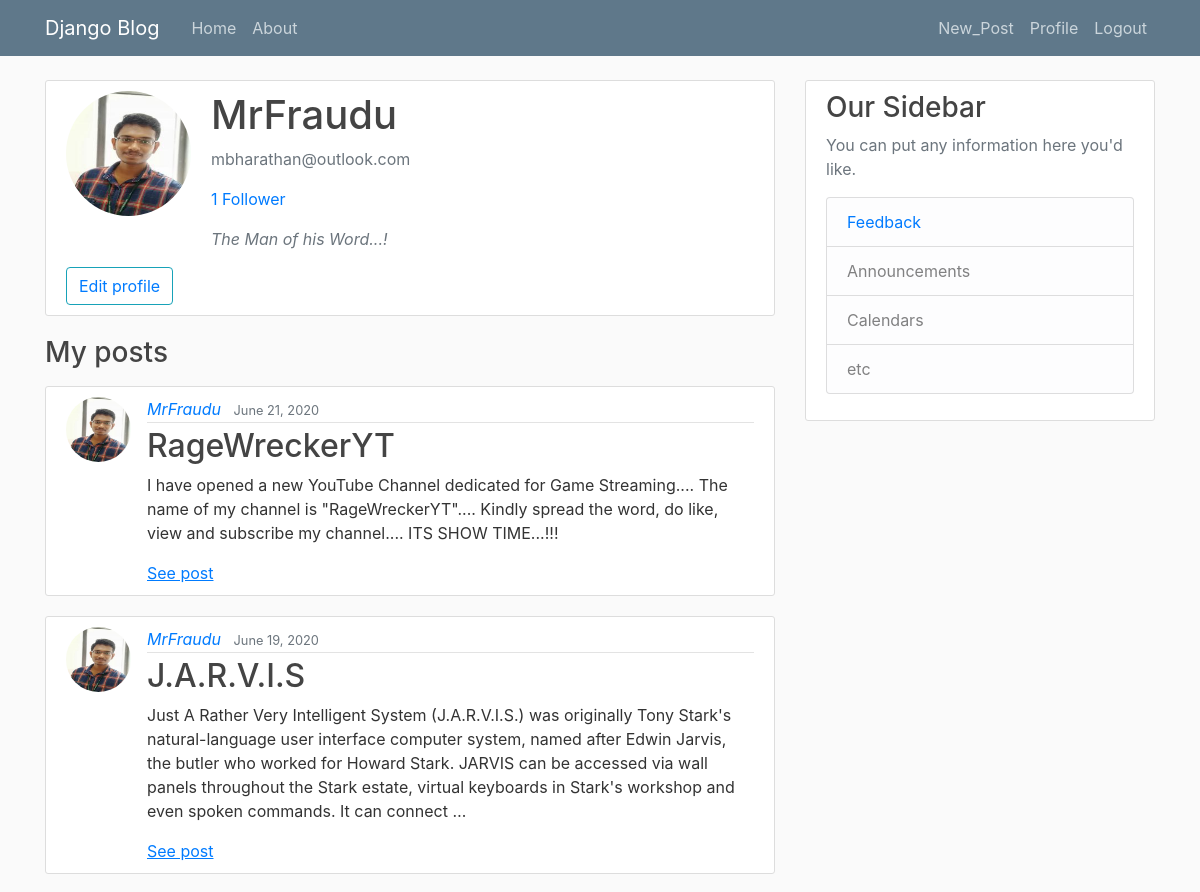
Before: /user-profile/ (signed in, upper part) with the older database file.
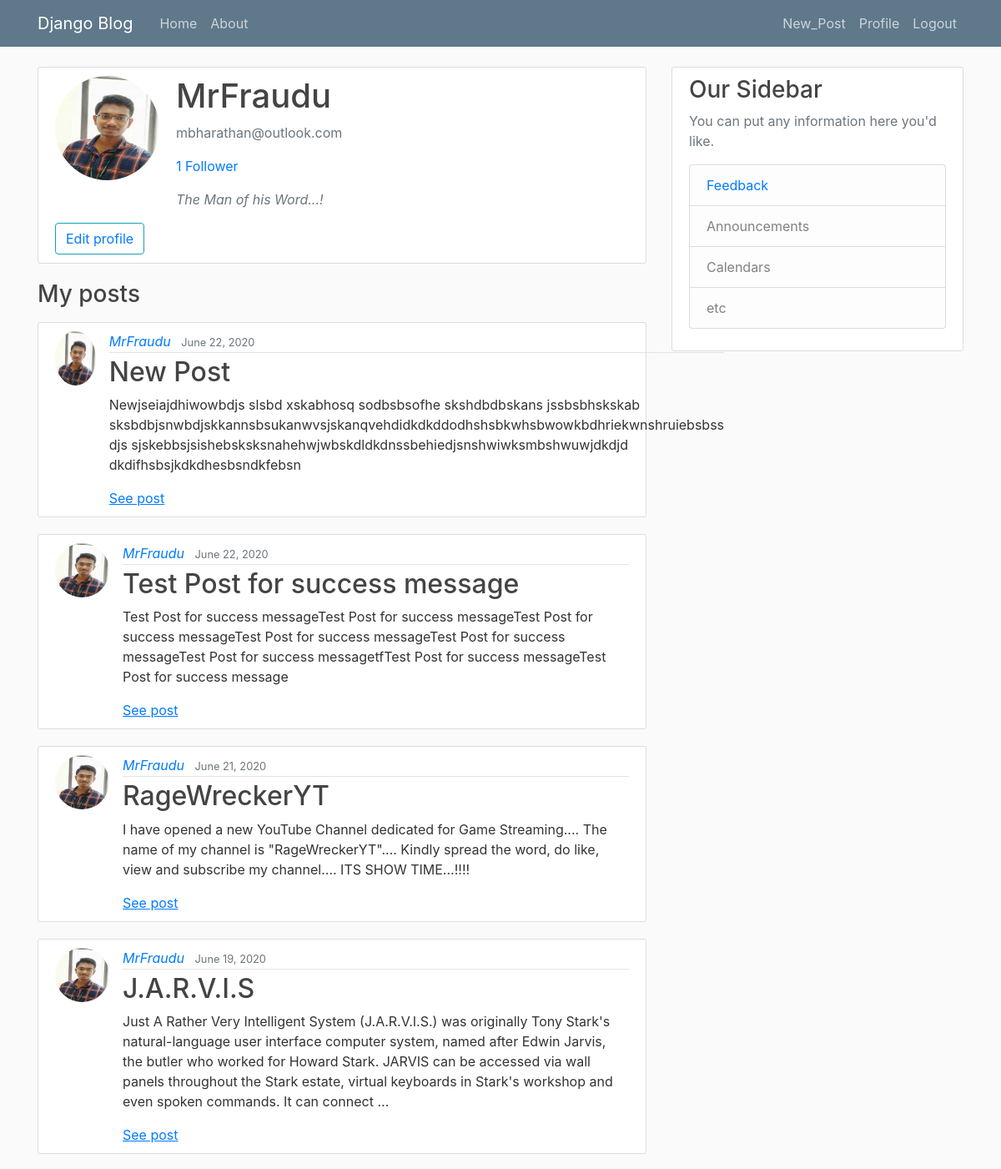
After: the same page with the newer database file.
### users/models.py (models this page shows, shortened)
class Profile(models.Model):
    user = models.OneToOneField(User, on_delete=models.CASCADE)
    followed = models.ManyToManyField(User, default=None, blank=True, related_name = 'followed')
    bio = models.TextField(default='')
    image = models.ImageField(default='default.jpg', upload_to='profile_pics')

### blog/models.py (models this page shows, shortened)
class Post(models.Model):
	title = models.CharField(max_length=100)
	content = models.TextField(validators=[MinLengthValidator(200)])
	liked = models.ManyToManyField(User, default=None, blank=True, related_name = 'liked')
	date_posted = models.DateTimeField(default=timezone.now)
	author = models.ForeignKey(User, on_delete=models.CASCADE, related_name = 'author')

### users/views.py (the view)
# urls.py: path('user-profile/', user_views.user_profile, name='user_profile'),
@login_required
def user_profile(request):
	context = {
	'posts' : Post.objects.filter(author=request.user).order_by('-date_posted')
	}
	return render(request, 'users/user_profile.html', context)

### users/templates/users/user_profile.html (shortened to what this page needs)
{% extends "blog/base.html" %}
{% block content %}
<div class="content-section">
	  <div class="media">
	    <img class="rounded-circle account-img" src="{{ user.profile.image.url }}">
	    <div class="media-body">
	      <h2 class="account-heading">{{ user.username }}</h2>
	      <p class="text-secondary">{{ user.email }}</p>
		  {% if user.profile.followed.all.count == 0  %}
			<p class="text-secondary"> <a href="#">
			{{ user.profile.followed.all.count }} Follower
			</a></p>
	      {% elif user.profile.followed.all.count == 1 %}
			<p class="text-secondary"> <a href="{% url 'followers' user %}">
			{{ user.profile.followed.all.count }} Follower
			</a></p>
		  {% else %}
			<p class="text-secondary"> <a href="{% url 'followers' user %}">
			{{ user.profile.followed.all.count }} Followers
			</a></p>
		  {% endif %}
	      <p class="text-secondary"><em>{{ user.profile.bio }}</em></p>
	    </div>
	  </div>
	  <button class="btn btn-outline-info"><a href="{% url 'edit_profile' %}">Edit profile</a></button>
</div>
<h3 class="mb-3">My posts</h3>
{% for post in posts %}
        <article class="media content-section">
        	<img class="rounded-circle article-img" src="{{ post.author.profile.image.url }}">
	        <div class="media-body">
		        <div class="article-metadata">
	              <a class="mr-2" href="{% url 'user-posts' post.author.username %}"><em>{{ post.author }}</em></a>
	              <small class="text-muted">{{ post.date_posted|date:"F d, Y" }}</small>
	            </div>
	           	<h2><a class="article-title" href="{% url 'post-detail' post.id %}">
	           	{{ post.title }}
	       	   	</a></h2>
	           	<p class="article-content">{{ post.content |truncatewords:"50" }}</p>
	           	<a href="{% url 'post-detail' post.id %}"><u>See post</u></a>
	        </div>
        </article>
{% endfor %}
{% endblock content %}

### blog/templates/blog/base.html (shortened to what this page needs)
{% load static %}
<!DOCTYPE html>
<html>
<head>
    <link rel="stylesheet" href="https://stackpath.bootstrapcdn.com/bootstrap/4.5.0/css/bootstrap.min.css">
	<link rel="stylesheet" type="text/css" href="{% static 'blog/main.css' %}">
</head>
<body>
	<header class="site-header">
	  <nav class="navbar navbar-expand-md navbar-dark bg-steel fixed-top">
	    <div class="container">
	      <a class="navbar-brand mr-4" href="{% url 'blog-home' %}">Django Blog</a>
	      <div class="collapse navbar-collapse" id="navbarToggle">
	        <div class="navbar-nav mr-auto">
	          <a class="nav-item nav-link" href="{% url 'blog-home' %}">Home</a>
	          <a class="nav-item nav-link" href="{% url 'blog-about' %}">About</a>
	        </div>
	        <div class="navbar-nav">
	        	{% if user.is_authenticated %}
	        		<a class="nav-item nav-link" href="{% url 'post-create' %}">New_Post</a>
	        		<a class="nav-item nav-link" href="{% url 'user_profile' %}">Profile</a>
	        		<a class="nav-item nav-link" href="{% url 'logout' %}">Logout</a>
	        	{% else %}
		          	<a class="nav-item nav-link" href="{% url 'login' %}">Login</a>
		          	<a class="nav-item nav-link" href="{% url 'register' %}">Register</a>
		        {% endif %}
	        </div>
	      </div>
	    </div>
	  </nav>
	</header>
	<main role="main" class="container">
	  <div class="row">
	    <div class="col-md-8">
	      {% block content %}{% endblock %}
	    </div>
	    <div class="col-md-4">
	      <div class="content-section">
	        <h3>Our Sidebar</h3>
	        <p class='text-muted'>You can put any information here you'd like.
	          <ul class="list-group">
	            <li class="list-group-item list-group-item-light"><a href="{% url 'feedback' %}">Feedback</a></li>
	            <li class="list-group-item list-group-item-light">Announcements</li>
	            <li class="list-group-item list-group-item-light">Calendars</li>
	            <li class="list-group-item list-group-item-light">etc</li>
	          </ul>
	        </p>
	      </div>
	    </div>
	  </div>
	</main>
</body>
</html>

### blog/static/blog/main.css (style rules this page uses)
body { background: #fafafa; color: #333333; margin-top: 5rem; }
h1, h2, h3, h4, h5, h6 { color: #444444; }
ul { margin: 0; }
.bg-steel { background-color: #5f788a; }
.site-header .navbar-nav .nav-link { color: #cbd5db; }
.content-section { background: #ffffff; padding: 10px 20px; border: 1px solid #dddddd; border-radius: 3px; margin-bottom: 20px; }
.article-title { color: #444444; }
.article-content { white-space: pre-line; }
.article-img { height: 65px; width: 65px; margin-right: 16px; }
.article-metadata { padding-bottom: 1px; margin-bottom: 4px; border-bottom: 1px solid #e3e3e3 }
.account-img { height: 125px; width: 125px; margin-right: 20px; margin-bottom: 16px; }
.account-heading { font-size: 2.5rem; }

Changed rows visible on the page:
added Post: author.profile.image (picture), author "MrFraudu", date_posted "June 22, 2020", title "New Post", content "Newjseiajdhiwowbdjs slsbd xskabhosq sodbsbsofhe skshdbdbskans jssbsbhskskab sksbdbjsnwbdjskkannsbsukanwvsjskanqvehdidkdkddodhshsbkwhsbwowkbdhriekwnshruiebsbss djs sjskebbsjsishebsksksnahehwjwbskdldkdnssbehiedjsnshwiwksmbshwuwjdkdjd dkdifhsbsjkdkdhesbsndkfebsn"
added Post: author.profile.image (picture), author "MrFraudu", date_posted "June 22, 2020", title "Test Post for success message", content "Test Post for success messageTest Post for success messageTest Post for success messageTest Post for success messageTest Post for success messageTest Post for success messagetfTest Post for success messageTest Post for success message"
changed Post "RageWreckerYT": content "…my channel.... ITS SHOW TIME...!!!" → "…my channel.... ITS SHOW TIME...!!!!"
